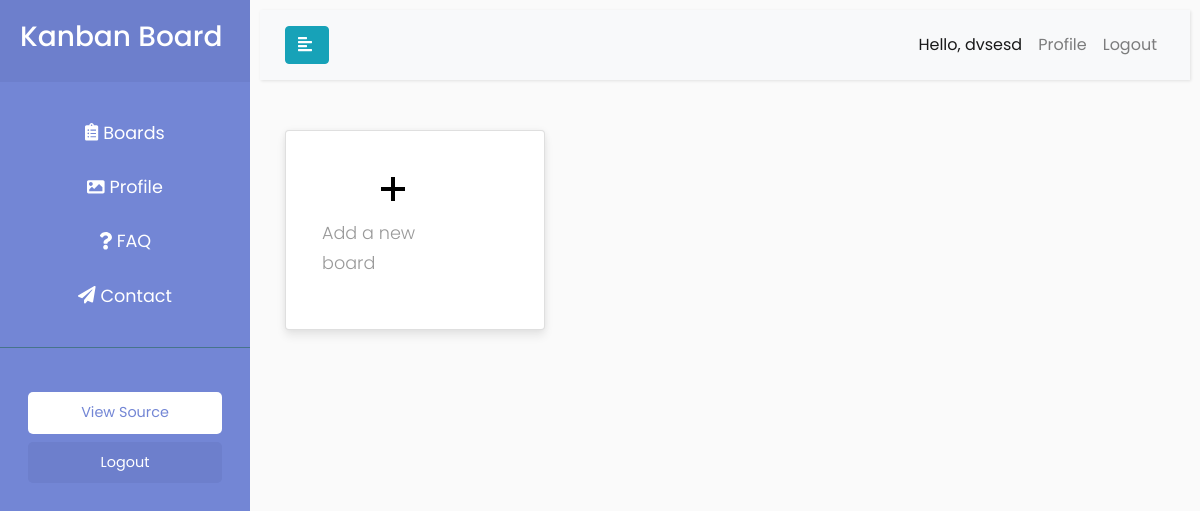
The page /home/ (signed in) on the database as committed earlier.
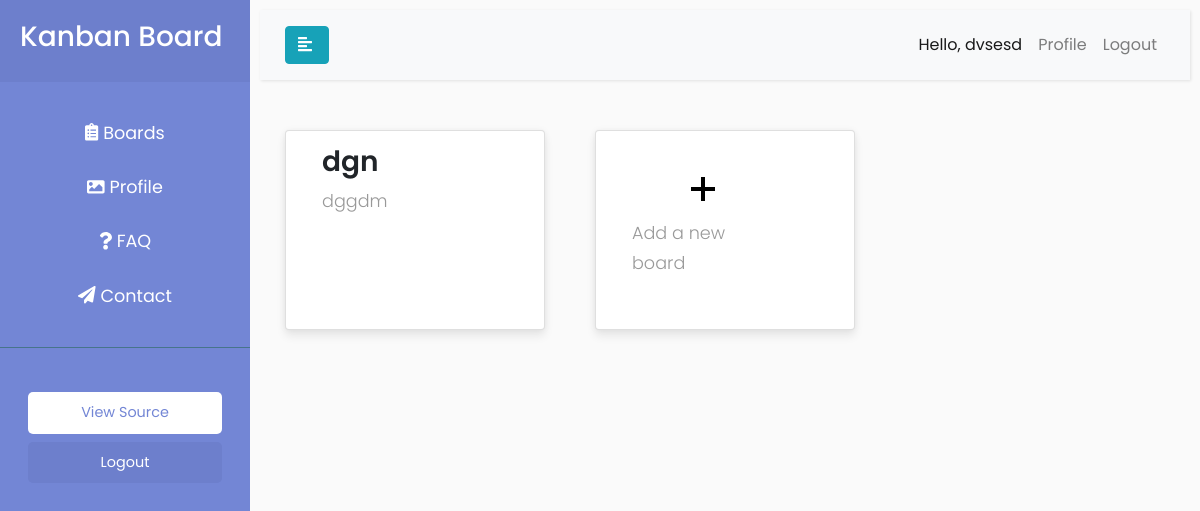
The same page on the database as committed later.
### home/models.py (models this page shows, shortened)
class Board(models.Model):
    title = models.CharField(max_length=50, unique=True)
    content = models.TextField()
    created_at = models.DateTimeField(auto_now_add=True)
    updated_at = models.DateTimeField(auto_now=True)
    user = models.ForeignKey(User, on_delete=models.CASCADE)

### home/views.py (the view)
# urls.py: path('', views.home, name='home'),
@login_required(login_url='login')
def home(request):
    user = request.user
    form = BoardForm()
    boards = Board.objects.filter(user=user)
    context = {'user': user, 'form': form, 'boards': boards}
    if request.method == 'POST':
        form = BoardForm(request.POST)
        if form.is_valid():
            form.instance.user = request.user
            form.save()
            return render(request, 'home/dashboard.html', context)
    return render(request, 'home/dashboard.html', context)

### home/templates/home/dashboard.html (shortened to what this page needs)
{% extends 'main.html' %} {% load static %} {% block content %}
<link rel="stylesheet" href="{% static 'styles/card.css' %}" />
<div class="content" style="margin: 10px; width: 100%">
  <nav class="navbar navbar-expand-lg navbar-light bg-light">
    <div class="container-fluid">
      <button type="button" id="sidebarCollapse" class="btn btn-info">
        <i class="fas fa-align-left"></i>
      </button>
      <div class="collapse navbar-collapse" id="navbarSupportedContent">
        <ul class="nav navbar-nav ml-auto">
          <li class="nav-item active">
            <a class="nav-link" href="#">Hello, {{user}}</a>
          </li>
          <li class="nav-item">
            <a class="nav-link" href="{% url 'profile' %}">Profile</a>
          </li>
          <li class="nav-item">
            <a class="nav-link" href="{% url 'logout' %}">Logout</a>
          </li>
        </ul>
      </div>
    </div>
  </nav>
  <div class="container">
    <div class="row">
      {% for board in boards %}
      <a class="col-md-4" href="{% url 'board' board.id %}">
        <div>
          <div class="card card-1">
            <h3>{{board.title}}</h3>
            <p>{{board.content}}</p>
          </div>
        </div>
      </a>
      {% endfor %}
      <div class="col-md-4">
        <div
          style="justify-content: center; align-items: center"
          class="card card-2"
          data-toggle="modal"
          data-target="#exampleModalCenter"
        >
          <svg
            xmlns="http://www.w3.org/2000/svg"
            width="24"
            height="24"
            viewBox="0 0 24 24"
          >
            <path d="M24 10h-10v-10h-4v10h-10v4h10v10h4v-10h10z" />
          </svg>
          <p style="margin-bottom: 0px; margin-top: 1em">Add a new board</p>
        </div>
      </div>
    </div>
  </div>
</div>
{% endblock content %}

Rows that differ between the two databases and show on the page:
added Board: title "dgn", content "dggdm"
